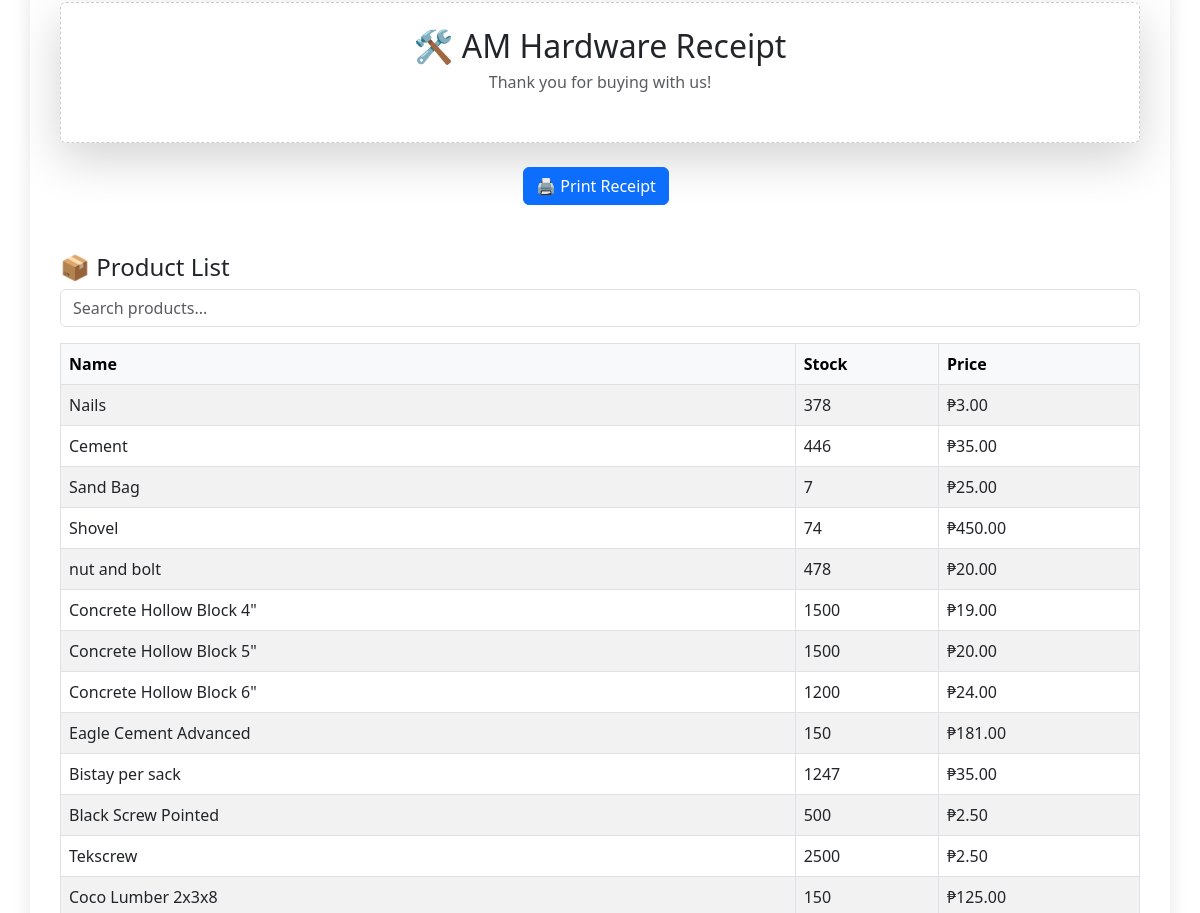
The app's page /pos/ (signed in, middle part), older data.
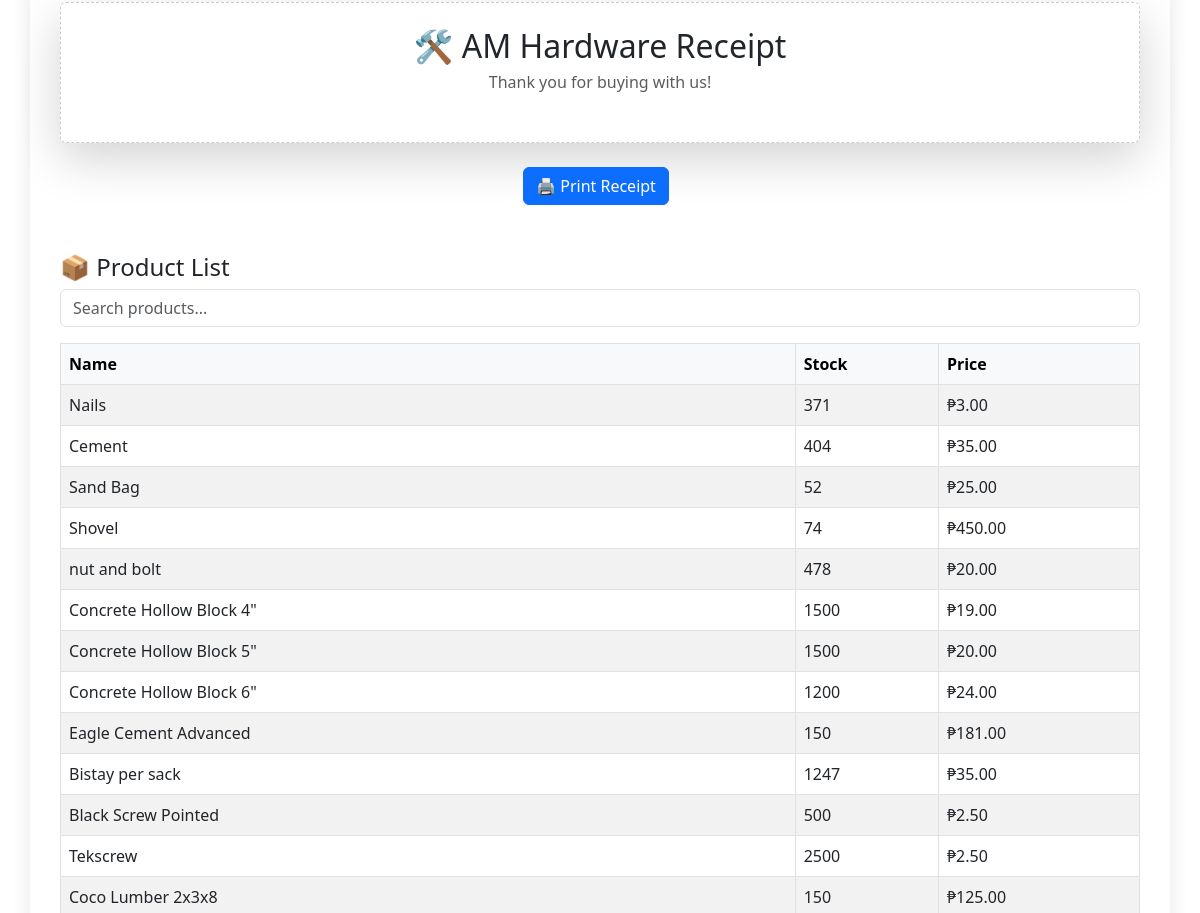
The same page, newer data.
### core/models.py (models this page shows, shortened)
class Product(models.Model):
    name = models.CharField(max_length=100)
    description = models.TextField(blank=True)
    stock = models.PositiveIntegerField(default=0)
    price = models.DecimalField(max_digits=10, decimal_places=2)
    low_stock_threshold = models.PositiveIntegerField(default=5)
    low_stock_threshold = models.IntegerField(default=5
                                              )

### core/views.py (the view, shortened to what this page needs)
# urls.py: path('pos/', views.pos_view, name='pos_view'),
@user_passes_test(is_cashier)
@login_required
def pos_view(request):
    formset = POSFormSet(request.POST or None)
    return render(request, 'core/pos.html', {
        'formset': formset,
        'products': Product.objects.all(),
        'empty_form': formset.empty_form,
    })

### core/forms.py
class POSItemForm(forms.Form):
    product = forms.ModelChoiceField(
        queryset=Product.objects.all(),
        widget=forms.Select(attrs={'class': 'product-select'})
    )
    quantity = forms.IntegerField(
        min_value=1,
        widget=forms.NumberInput(attrs={'class': 'qty-input'})
    )

### core/views.py (called while the page is built)
def is_cashier(user):
    return user.groups.filter(name='Cashier').exists() or user.is_superuser

### core/templates/core/pos.html (shortened to what this page needs)
{% load static %}
<!DOCTYPE html>
<html>
<head>
    <link href="https://cdn.jsdelivr.net/npm/bootstrap@5.3.0/dist/css/bootstrap.min.css" rel="stylesheet">
    <link href="https://cdn.jsdelivr.net/npm/select2@4.1.0-rc.0/dist/css/select2.min.css" rel="stylesheet" />
</head>
<body>
<div class="container">
    <div class="receipt-area-container">
        <div class="receipt-area shadow-lg p-4 rounded bg-white" id="receipt">
            <h2 class="text-center mb-1">🛠️ AM Hardware Receipt</h2>
            <p class="text-center text-muted mb-4">Thank you for buying with us!</p>
        </div>
    </div>
    <div class="mt-4 text-center">
        <button class="btn btn-primary me-2" onclick="printReceipt()">🖨️ Print Receipt</button>
    </div>
    <div class="mt-5">
        <h4>📦 Product List</h4>
        <input type="text" id="productSearch" class="form-control mb-3" placeholder="Search products...">
        <table class="table table-bordered table-striped">
            <thead class="table-light"><tr><th>Name</th><th>Stock</th><th>Price</th></tr></thead>
            <tbody id="productTable">
                {% for product in products %}
                <tr><td>{{ product.name }}</td><td>{{ product.stock }}</td><td>₱{{ product.price }}</td></tr>
                {% endfor %}
            </tbody>
        </table>
    </div>
</div>
</body>
</html>

Row changes from the older to the newer data that the page shows:
changed Product "Nails": stock "378" → "371"
changed Product "Cement": stock "446" → "404"
changed Product "Sand Bag": stock "7" → "52"
